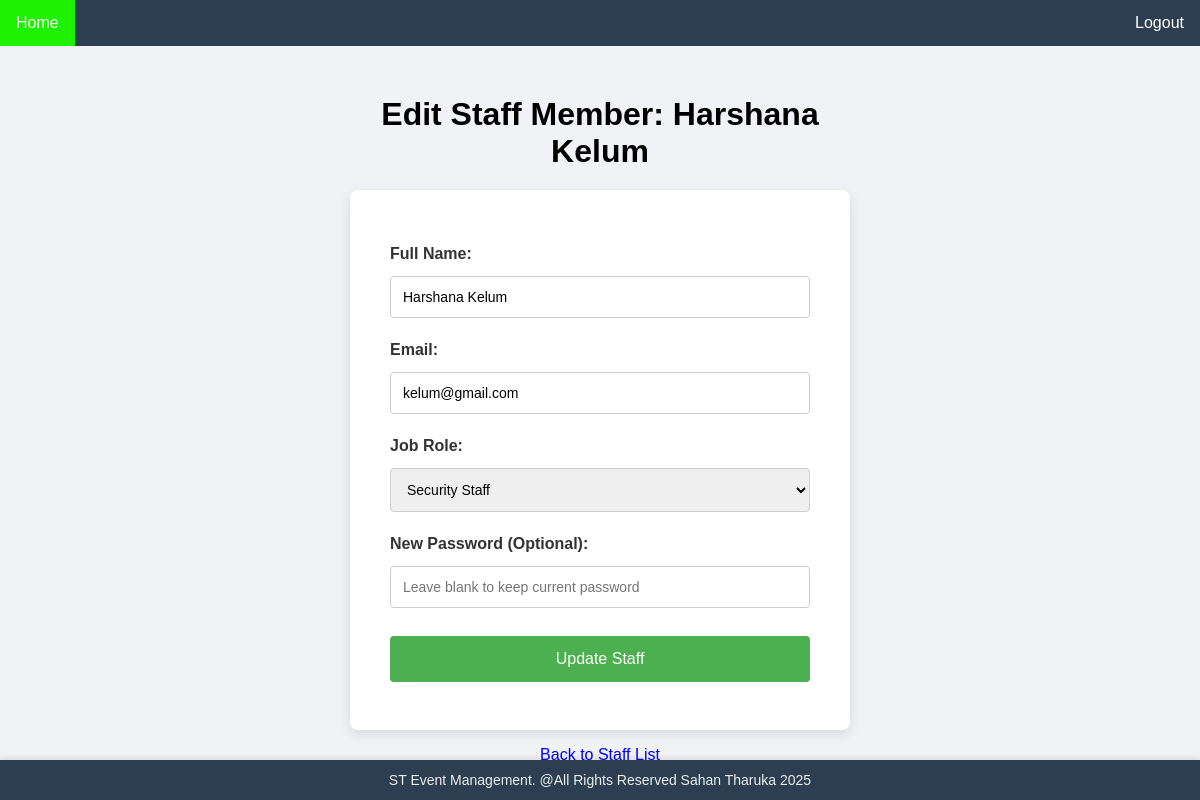
/edit-staff.php?id=12 (signed in), run on the app's committed database.
### tables this page shows
CREATE TABLE IF NOT EXISTS `staff` (
  `staff_id` int UNSIGNED NOT NULL AUTO_INCREMENT,
  `staff_name` varchar(100) NOT NULL,
  `role` enum('admin','manager','coordinator','sales','staff','catering','cleaning','security') NOT NULL DEFAULT 'staff',
  `contact_no` varchar(20) DEFAULT NULL,
  `address` varchar(200) DEFAULT NULL,
  `email_address` varchar(150) DEFAULT NULL,
  `password` varchar(255) DEFAULT NULL,
  `created_at` timestamp NOT NULL DEFAULT CURRENT_TIMESTAMP,
  PRIMARY KEY (`staff_id`),
  UNIQUE KEY `email_address` (`email_address`)
);

### edit-staff.php (the view, shortened to what this page needs)
<?php
include_once 'header.php';
require_once 'includes/dbconnection.php';
$staff_id = $_GET['id'];
$sql_select = "SELECT * FROM staff WHERE staff_id = ?;";
$stmt = mysqli_stmt_init($conn);
if(mysqli_stmt_prepare($stmt, $sql_select)){
    mysqli_stmt_bind_param($stmt, "i", $staff_id);
    mysqli_stmt_execute($stmt);
    $staff_data = mysqli_fetch_assoc(mysqli_stmt_get_result($stmt));
}
?>
<div class="form-container">
    <h1>Edit Staff Member: <?php echo htmlspecialchars($staff_data['staff_name']); ?></h1>
    <form action="includes/update-staff.inc.php" method="post">
        <label>Full Name:</label> <input type="text" name="name" value="<?php echo htmlspecialchars($staff_data['staff_name']); ?>" required>
        <label>Email:</label> <input type="email" name="email" value="<?php echo htmlspecialchars($staff_data['email_address']); ?>" required>
        <label>Job Role:</label>
        <select name="role" required>
            <option value="security" <?php if($staff_data['role'] == 'security') echo 'selected'; ?>>Security Staff</option>
        </select>
        <label>New Password (Optional):</label> <input type="password" name="pwd" placeholder="Leave blank to keep current password">
        <button name="update_staff" type="submit">Update Staff</button>
    </form>
    <p><a href="manage-staff.php">Back to Staff List</a></p>
</div>
<?php include_once 'footer.php'; ?>

### header.php (style rules this page uses)
body { font-family:sans-serif;margin:0;padding:0;background-color:#f0f2f5; }
.form-container { width:90%;max-width:500px;margin:50px auto;text-align:center; }
.form-container h1, .page-container h1, .page-container h2 { margin-bottom:20px; }
form { border-radius:8px;background-color:#fff;padding:40px;box-shadow:0 4px 12px rgba(0,0,0,0.1); }
input[type=text],input[type=password],input[type=email],input[type=date],input[type=time],input[type=number],select,textarea { width:100%;padding:12px;margin:8px 0;display:inline-block;border:1px solid #ccc;border-radius:4px;box-sizing:border-box;font-size:14px; }
form label { display:block;text-align:left;margin-top:15px;margin-bottom:5px;font-weight:bold;color:#333; }
button { width:100%;background-color:#4CAF50;color:white;padding:14px;margin:20px 0 8px 0;border:none;border-radius:4px;cursor:pointer;font-size:16px; }

### edit-staff.php (style rules this page uses)
body { margin: 0; padding: 0; background-image: url('uploads/edit.png'); background-size: cover; background-position: center; background-repeat: no-repeat; height: 100vh; }

### data on the page
staff: staff_name "Harshana Kelum", name "Harshana Kelum", email "kelum@gmail.com", role "Security Staff"
